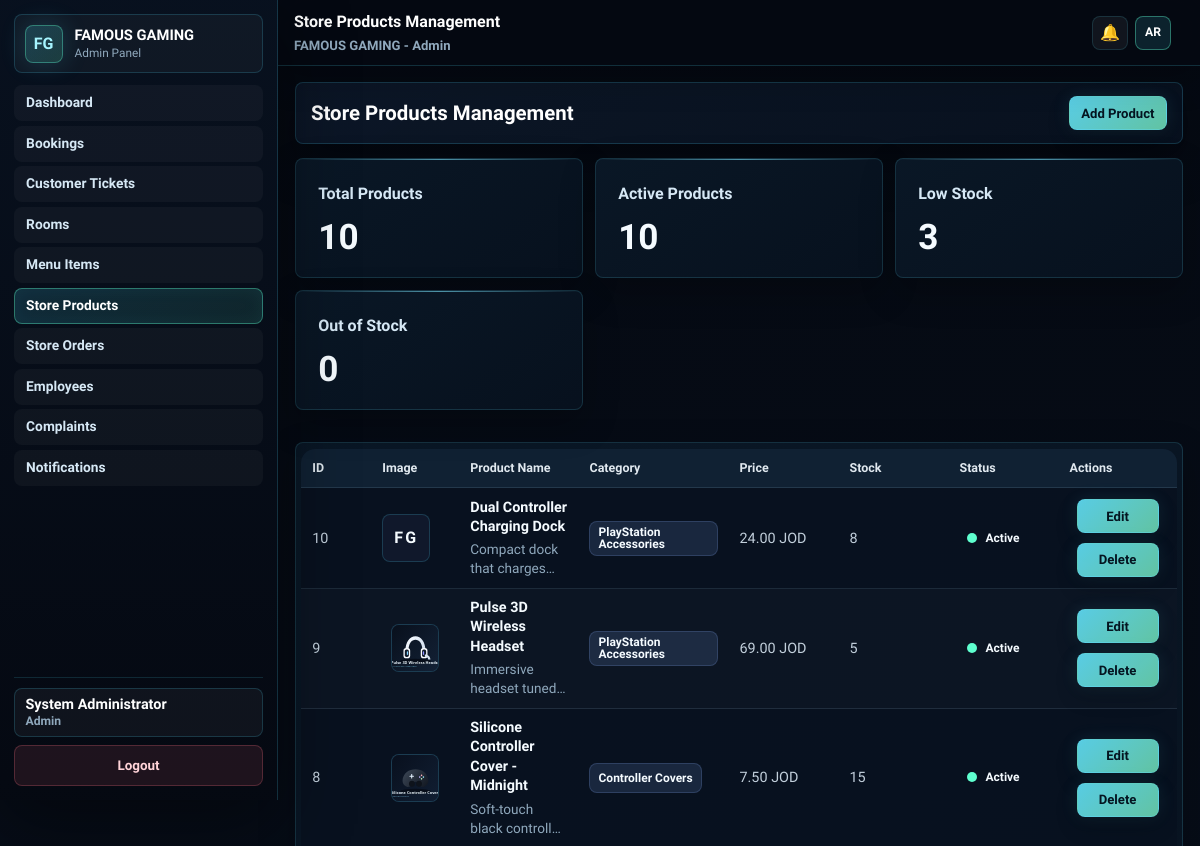
Page /admin/store_products.php (signed in, upper part) on the earlier database version.
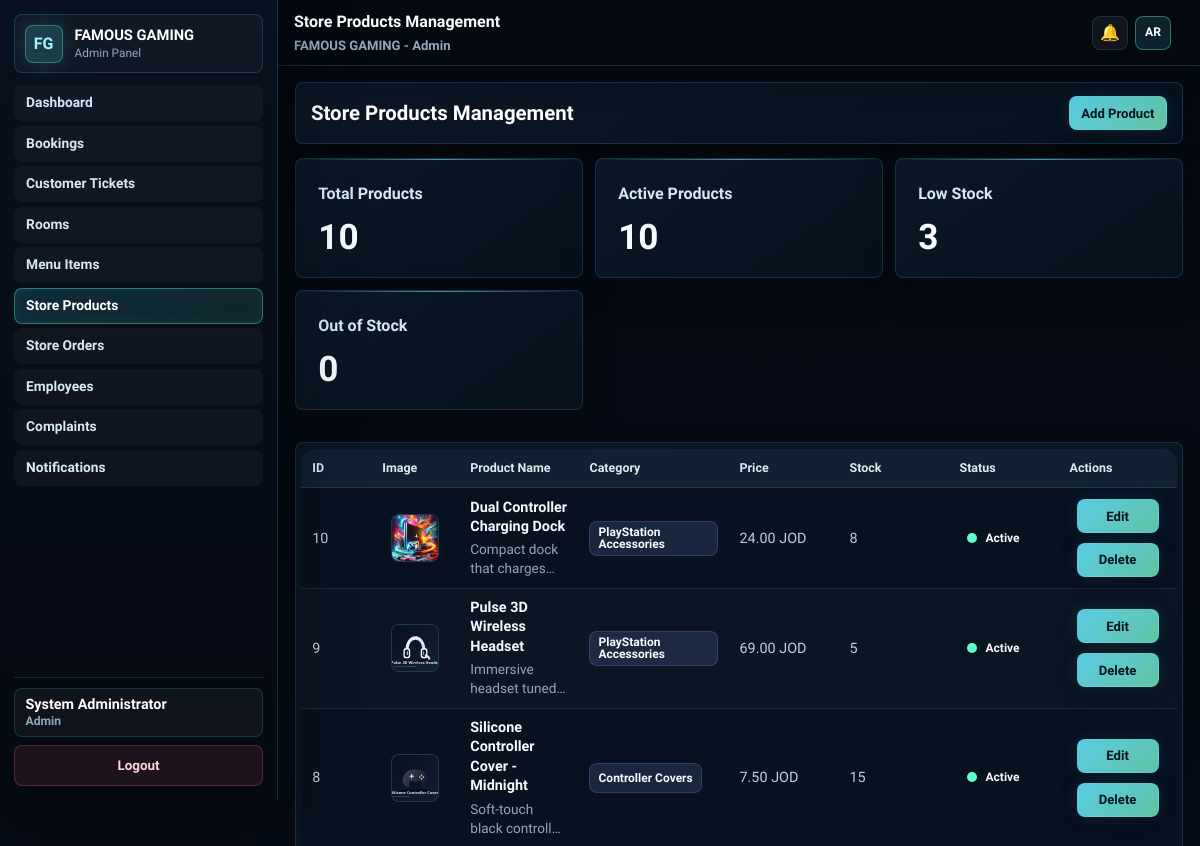
Same page on the later database version.
### tables this page shows
CREATE TABLE `store_products` (
    `id` INT PRIMARY KEY AUTO_INCREMENT,
    `product_name` VARCHAR(150) NOT NULL,
    `category` VARCHAR(100) NOT NULL,
    `price` DECIMAL(10,2) NOT NULL,
    `description` TEXT,
    `image_path` VARCHAR(255) DEFAULT NULL,
    `stock_quantity` INT NOT NULL DEFAULT 0,
    `status` VARCHAR(20) NOT NULL DEFAULT 'Active',
    `created_at` TIMESTAMP DEFAULT CURRENT_TIMESTAMP,
    `updated_at` TIMESTAMP DEFAULT CURRENT_TIMESTAMP ON UPDATE CURRENT_TIMESTAMP
);

### includes/lang.php (called while the page is built, shortened)
<?php
function site_language() {
    return $_SESSION['site_language'] ?? SITE_DEFAULT_LANGUAGE;
}
function t($key, $replacements = [], $fallback = null) {
    $language = site_language();
    $text = $translations[$language][$key] ?? $translations[SITE_DEFAULT_LANGUAGE][$key] ?? ($fallback ?? $key);
    foreach ($replacements as $placeholder => $value) {
        $text = str_replace(':' . $placeholder, (string)$value, $text);
        $text = str_replace('%' . $placeholder . '%', (string)$value, $text);
    }
    return $text;
}
function translated_category_label($category) {
    $map = [
        'PlayStation Consoles' => 'category_playstation_consoles',
        'Controllers' => 'category_controllers',
        'Games / CDs' => 'category_games_cds',
        'Controller Covers' => 'category_controller_covers',
        'PlayStation Accessories' => 'category_playstation_accessories'
    ];
    return isset($map[$category]) ? t($map[$category]) : $category;
}

### includes/functions.php (called while the page is built, shortened)
<?php
function site_asset_is_external($path) {
    return is_string($path) && preg_match('/^https?:\/\//i', trim($path));
}
function site_asset_exists($path) {
    $path = trim((string)$path);
    $root = defined('SITE_ROOT_PATH') ? SITE_ROOT_PATH : dirname(__DIR__);
    return file_exists($root . '/' . ltrim($path, '/'));
}
function site_asset_url($path, $fallback = '') {
    $path = trim((string)$path);
    $target = site_asset_exists($path) ? $path : trim((string)$fallback);
    if ($target === '') {
        return '';
    }
    return function_exists('site_url') ? site_url($target) : $target;
}
?>

### includes/config.php (called while the page is built, shortened)
<?php
if (!function_exists('site_url')) {
    function site_url($path = '') {
        $base = defined('SITE_BASE_PATH') ? SITE_BASE_PATH : '';
        $path = ltrim((string)$path, '/');
        return rtrim($base, '/') . ($path !== '' ? '/' . $path : '/');
    }
}
require_once __DIR__ . '/lang.php';
require_once __DIR__ . '/functions.php';
?>

### admin/store_products.php (the view, shortened to what the changed rows need)
<?php
require_once 'auth_check.php';
$products = [];
$table_check = mysqli_query($conn, "SHOW TABLES LIKE 'store_products'");
$store_ready = $table_check && mysqli_num_rows($table_check) > 0;
if ($store_ready) {
    $products_result = mysqli_query($conn, "SELECT * FROM store_products ORDER BY created_at DESC, id DESC");
    if ($products_result) {
        $products = mysqli_fetch_all($products_result, MYSQLI_ASSOC);
    }
}
include 'includes/header.php';
?>
<div class="content">
    <div class="container">
        <div class="page-header">
            <h1><?php echo t('admin_store_products_management'); ?></h1>
        </div>
        <?php if (!$store_ready): ?>
            <div class="card admin-store-empty">
                <h2><?php echo t('admin_store_table_missing_title'); ?></h2>
                <p><?php echo t('admin_store_table_missing_text'); ?></p>
            </div>
        <?php else: ?>
            <div class="table-container">
                <table class="admin-store-table">
                    <thead>
                        <tr>
                            <th><?php echo t('admin_field_id'); ?></th>
                            <th><?php echo t('admin_field_image'); ?></th>
                            <th><?php echo t('admin_product_name'); ?></th>
                            <th><?php echo t('admin_field_category'); ?></th>
                            <th><?php echo t('admin_field_price'); ?></th>
                            <th><?php echo t('admin_field_stock'); ?></th>
                            <th><?php echo t('admin_field_status'); ?></th>
                            <th><?php echo t('admin_field_actions'); ?></th>
                        </tr>
                    </thead>
                    <tbody>
                        <?php if (empty($products)): ?>
                            <tr>
                                <td colspan="8" class="no-data"><?php echo t('store_no_products'); ?></td>
                            </tr>
                        <?php else: ?>
                            <?php foreach ($products as $product): ?>
                                <?php $admin_product_image = site_asset_url($product['image_path'] ?? '', ''); ?>
                                <tr>
                                    <td><?php echo (int)$product['id']; ?></td>
                                    <td class="admin-store-image-cell">
                                        <?php if ($admin_product_image !== ''): ?>
                                            <img src="<?php echo htmlspecialchars($admin_product_image, ENT_QUOTES, 'UTF-8'); ?>" alt="<?php echo htmlspecialchars($product['product_name']); ?>" class="admin-store-thumb">
                                        <?php else: ?>
                                            <div class="admin-store-thumb admin-store-thumb-placeholder">FG</div>
                                        <?php endif; ?>
                                    </td>
                                    <td>
                                        <div class="admin-store-product-name"><?php echo htmlspecialchars($product['product_name']); ?></div>
                                        <div class="admin-store-product-description"><?php echo htmlspecialchars($product['description']); ?></div>
                                    </td>
                                    <td>
                                        <span class="category-badge admin-store-category">
                                            <?php echo htmlspecialchars(translated_category_label($product['category'])); ?>
                                        </span>
                                    </td>
                                    <td><?php echo number_format($product['price'], 2); ?> JOD</td>
                                    <td><?php echo (int)$product['stock_quantity']; ?></td>
                                    <td>
                                        <span class="admin-store-status <?php echo strtolower($product['status']) === 'active' ? 'admin-store-status-active' : 'admin-store-status-inactive'; ?>">
                                            <?php echo htmlspecialchars(t('admin_status_' . strtolower($product['status']), [], $product['status'])); ?>
                                        </span>
                                    </td>
                                    <td class="admin-store-actions-cell">
                                        <div class="admin-store-actions">
                                            <button class="btn btn-small btn-success admin-store-action-btn" onclick='openProductModal(<?php echo json_encode($product, JSON_HEX_TAG | JSON_HEX_APOS | JSON_HEX_AMP | JSON_HEX_QUOT); ?>)'><?php echo t('admin_action_edit'); ?></button>
                                            <button class="btn btn-small btn-danger admin-store-action-btn" onclick="confirmDelete(<?php echo (int)$product['id']; ?>)"><?php echo t('admin_action_delete'); ?></button>
                                        </div>
                                    </td>
                                </tr>
                            <?php endforeach; ?>
                        <?php endif; ?>
                    </tbody>
                </table>
            </div>
        <?php endif; ?>
    </div>
</div>
<?php
include 'includes/footer.php';
?>

Differences in the rows shown:
changed store_products "Dual Controller Charging Dock": image_path: picture added; no longer shows "FG"
